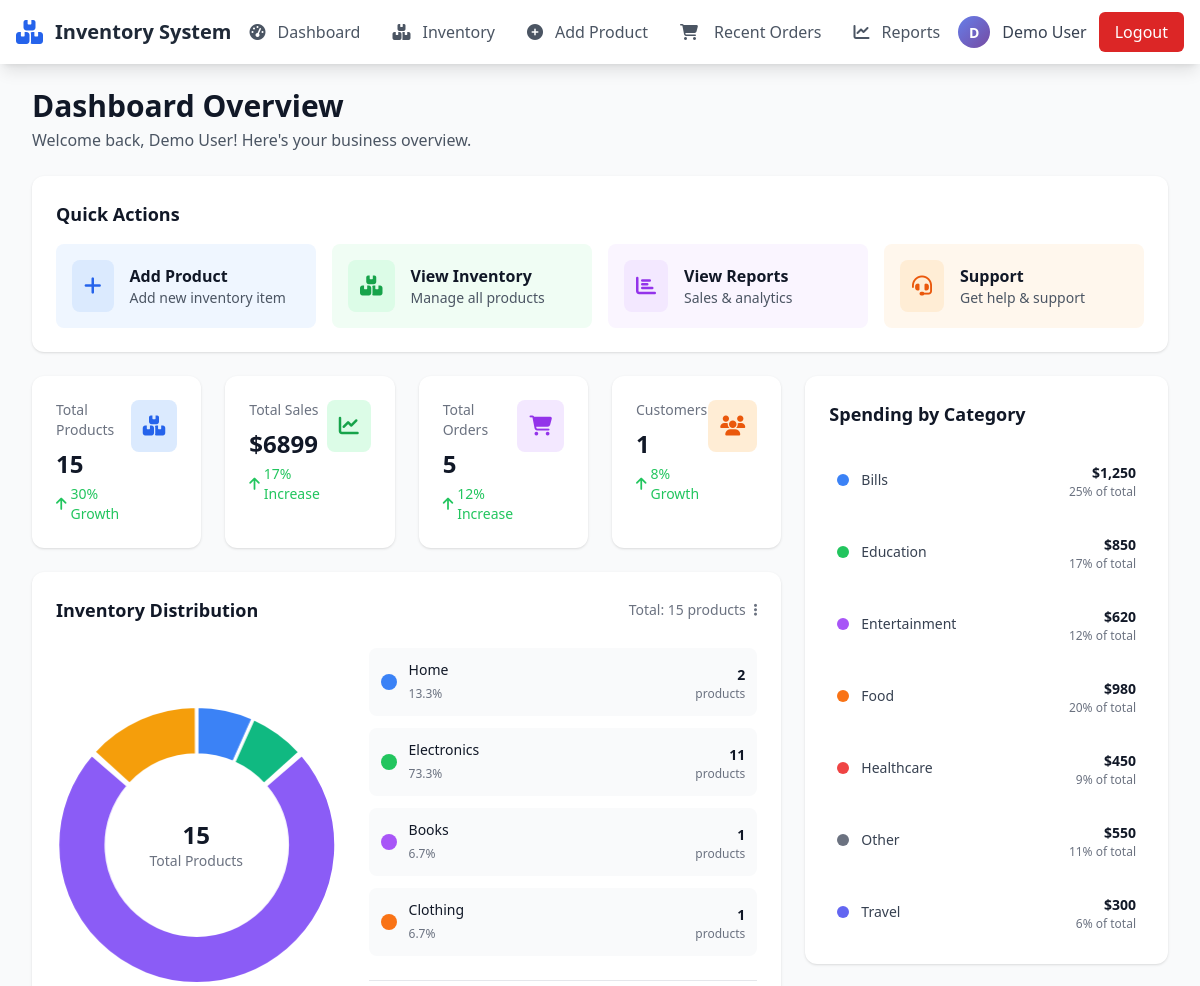
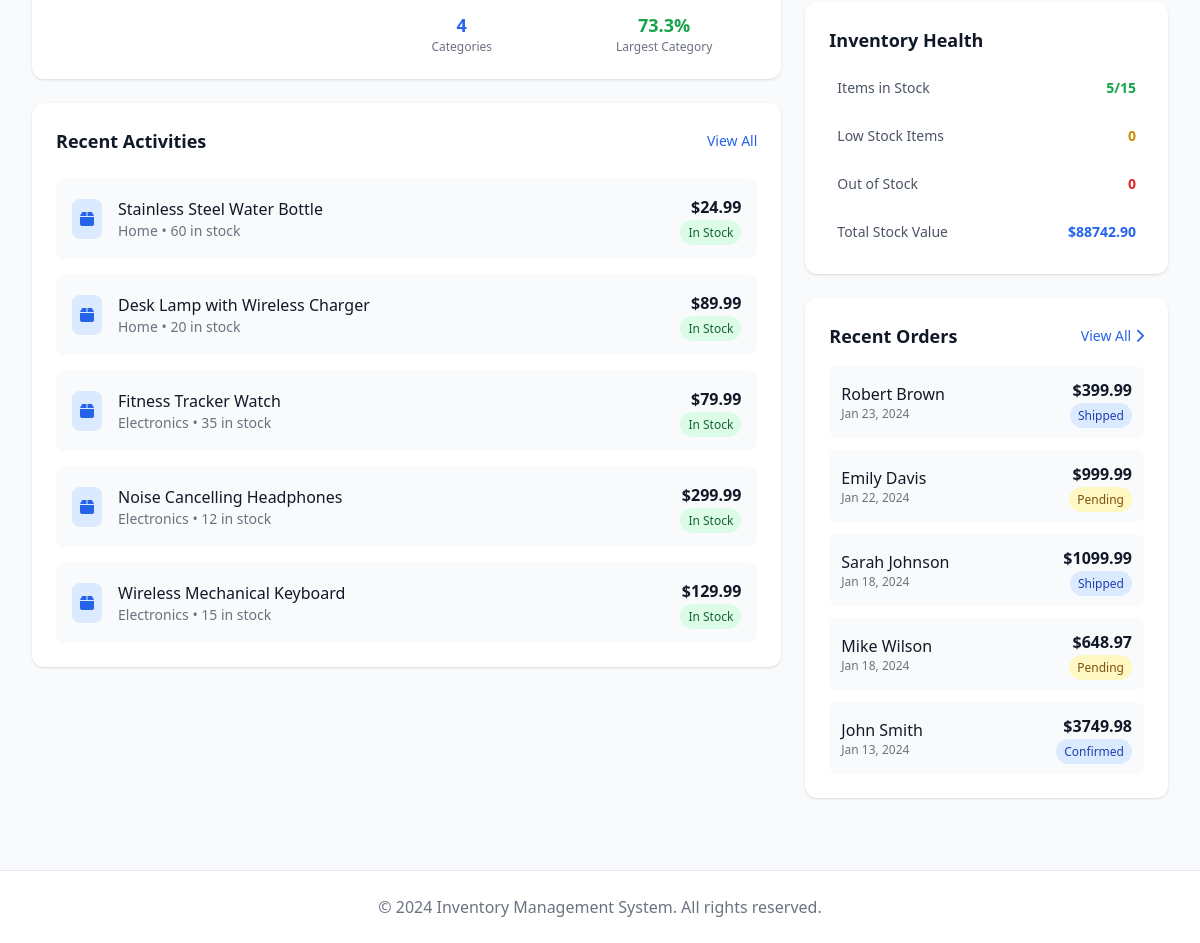
The page /dashboard (signed in) on the database as committed earlier (2 pictures, top to bottom).
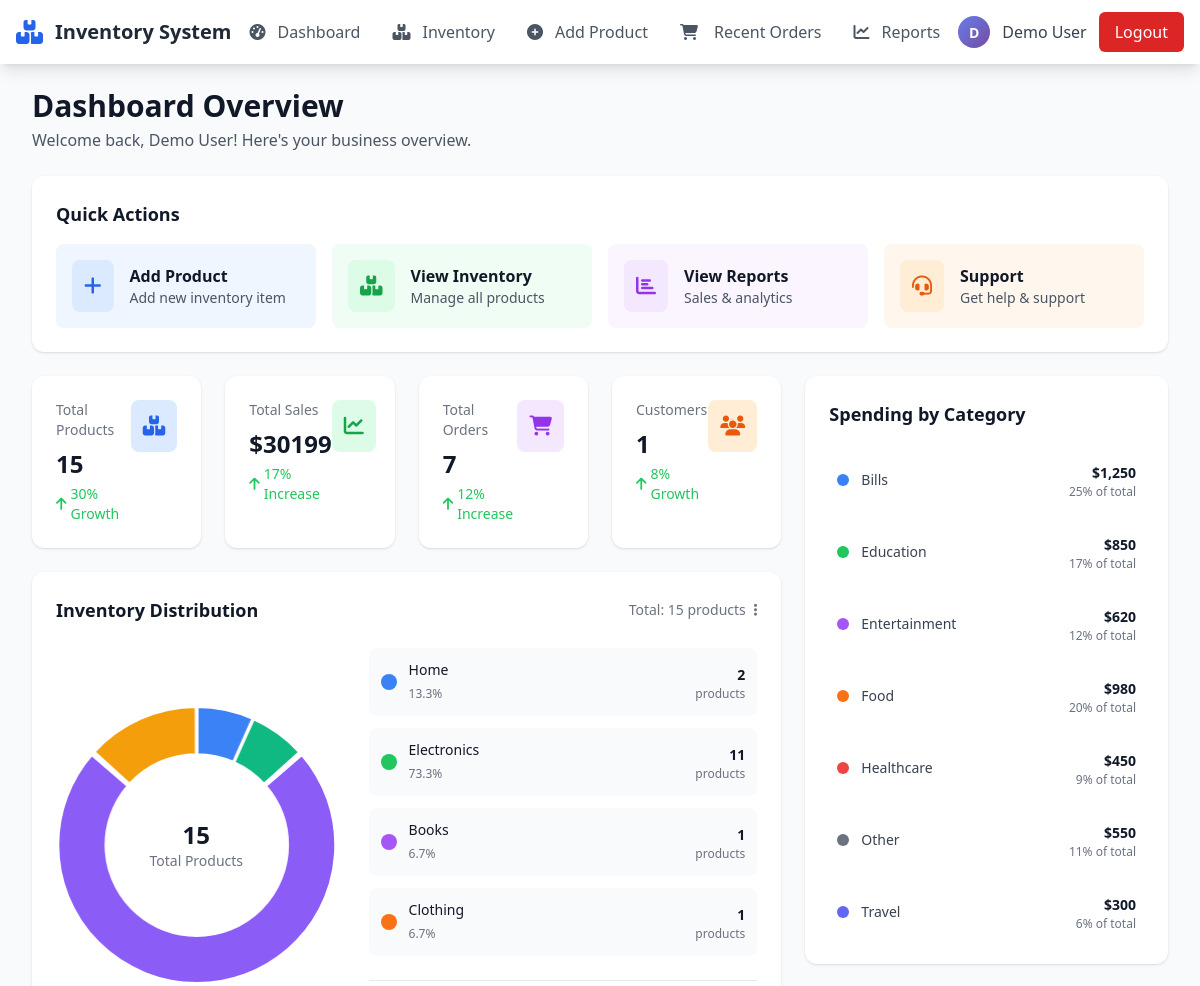
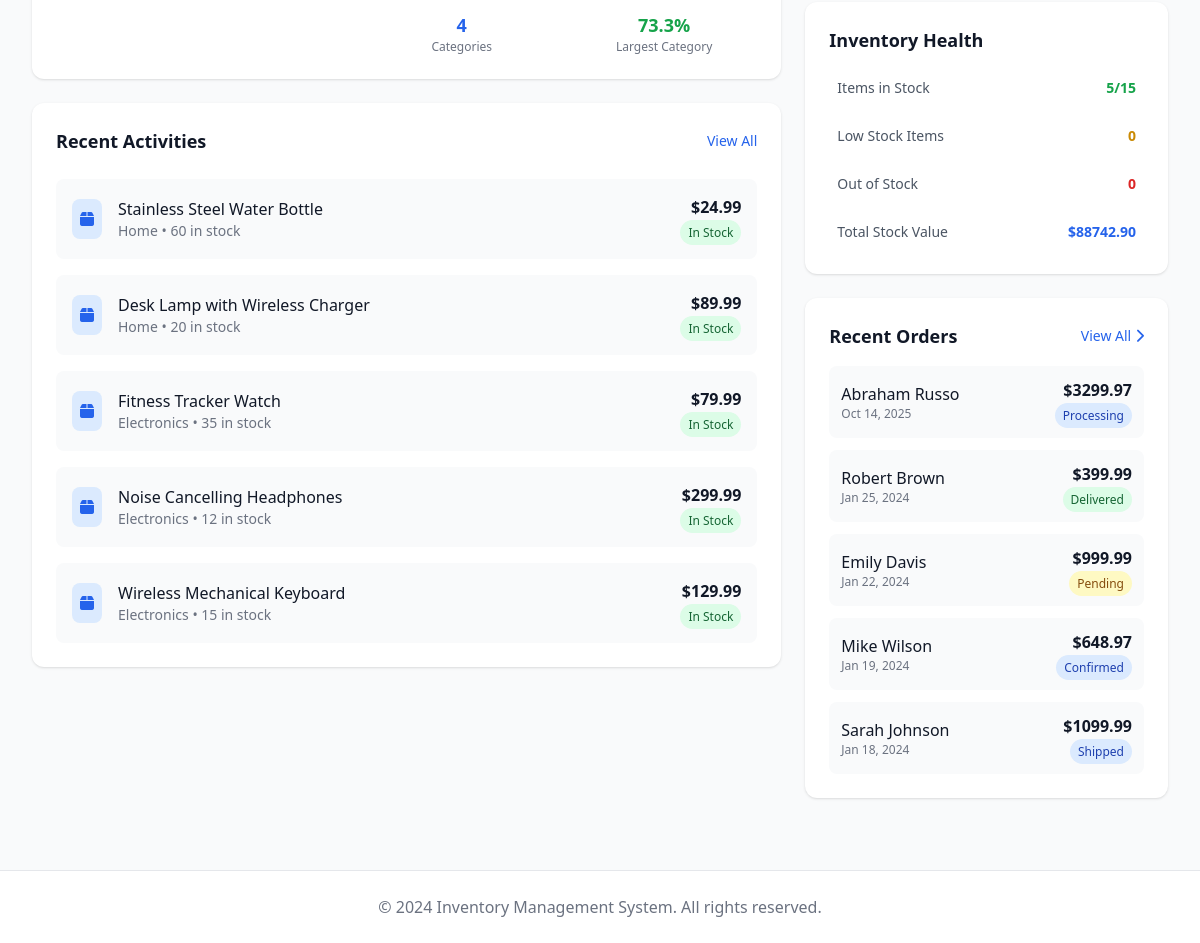
The same page on the database as committed later (2 pictures, top to bottom).
### app.py (models this page shows)
class Product(db.Model):
    __tablename__ = 'products'
    id = db.Column(db.Integer, primary_key=True)
    name = db.Column(db.String(100), nullable=False)
    category = db.Column(db.String(50), nullable=False)
    price = db.Column(db.Float, nullable=False)
    quantity = db.Column(db.Integer, nullable=False)
    description = db.Column(db.Text)
    created_at = db.Column(db.DateTime, default=datetime.utcnow)
    updated_at = db.Column(db.DateTime, default=datetime.utcnow, onupdate=datetime.utcnow)

class Order(db.Model):
    __tablename__ = 'orders'
    id = db.Column(db.Integer, primary_key=True)
    order_id = db.Column(db.String(20), unique=True, nullable=False)
    customer_name = db.Column(db.String(100), nullable=False)
    customer_email = db.Column(db.String(100))
    customer_phone = db.Column(db.String(20))
    order_date = db.Column(db.DateTime, nullable=False, default=datetime.utcnow)
    amount = db.Column(db.Float, nullable=False)
    status = db.Column(db.String(20), nullable=False, default='Pending')
    tracking_number = db.Column(db.String(50))
    shipping_address = db.Column(db.Text)
    notes = db.Column(db.Text)
    created_at = db.Column(db.DateTime, default=datetime.utcnow)
    updated_at = db.Column(db.DateTime, default=datetime.utcnow, onupdate=datetime.utcnow)
    items = db.relationship('OrderItem', backref='order', cascade='all, delete-orphan')

### app.py (the view)
@app.route('/dashboard')
def dashboard():
    if 'user_id' not in session:
        return redirect(url_for('login'))
    dashboard_data = get_dashboard_data()
    return render_template('dashboard.html', **dashboard_data)

### templates/dashboard.html (shortened to what the changed rows need)
{% extends "base.html" %}
{% block content %}
<div class="space-y-6">
  <div>
    <h1 class="text-3xl font-bold text-gray-900">Dashboard Overview</h1>
  </div>
  <div class="bg-white rounded-xl shadow p-6">
    <h2 class="text-lg font-semibold text-gray-900 mb-4">Quick Actions</h2>
  </div>
  <div class="grid grid-cols-1 lg:grid-cols-3 gap-6">
    <div class="lg:col-span-2 space-y-6">
      <div class="grid grid-cols-1 md:grid-cols-2 lg:grid-cols-4 gap-6">
        <div class="bg-white rounded-xl shadow p-6">
          <div class="flex justify-between items-start">
            <div>
              <h3 class="text-sm text-gray-500">Total Sales</h3>
              <p class="text-2xl font-bold text-gray-900 mt-2">${{ "%.0f"|format(total_revenue) }}</p>
              <p class="text-sm text-green-500 mt-1 flex items-center">
                <i class="fas fa-arrow-up mr-1"></i> 17% Increase
              </p>
            </div>
          </div>
        </div>
        <div class="bg-white rounded-xl shadow p-6">
          <div class="flex justify-between items-start">
            <div>
              <h3 class="text-sm text-gray-500">Total Orders</h3>
              <p class="text-2xl font-bold text-gray-900 mt-2">{{ total_orders }}</p>
              <p class="text-sm text-green-500 mt-1 flex items-center">
                <i class="fas fa-arrow-up mr-1"></i> 12% Increase
              </p>
            </div>
          </div>
        </div>
      </div>
      <div class="bg-white rounded-xl shadow p-6">
        <div class="flex justify-between items-center mb-6">
          <h2 class="text-lg font-semibold text-gray-900">Inventory Distribution</h2>
        </div>
        <div class="flex flex-col lg:flex-row items-center">
          <div class="w-full lg:w-3/5 mt-6 lg:mt-0 lg:pl-8">
            <div class="space-y-3">
              {% for category, count in categories.items() %}
              {% set percentage = ((count / total_products) * 100)|round(1) if total_products > 0 else 0 %}
              <div
                class="flex items-center justify-between p-3 bg-gray-50 rounded-lg hover:bg-gray-100 transition-colors cursor-pointer"
                onmouseover="highlightSlice({{ loop.index0 }})" onmouseout="resetHighlight()">
                <div class="flex items-center flex-1">
                  <div class="w-4 h-4 rounded-full mr-3 flex-shrink-0
                             {% if loop.index == 1 %}bg-blue-500
                             {% elif loop.index == 2 %}bg-green-500
                             {% elif loop.index == 3 %}bg-purple-500
                             {% elif loop.index == 4 %}bg-orange-500
                             {% elif loop.index == 5 %}bg-red-500
                             {% elif loop.index == 6 %}bg-indigo-500
                             {% elif loop.index == 7 %}bg-pink-500
                             {% else %}bg-gray-500{% endif %}"></div>
                  <div class="flex-1 min-w-0">
                    <span class="text-sm font-medium text-gray-900 block truncate">{{ category }}</span>
                    <span class="text-xs text-gray-500">{{ percentage }}%</span>
                  </div>
                </div>
                <div class="text-right flex-shrink-0 ml-4">
                  <span class="text-sm font-bold text-gray-900">{{ count }}</span>
                  <div class="text-xs text-gray-500">products</div>
                </div>
              </div>
              {% endfor %}
            </div>
          </div>
        </div>
      </div>
      <div class="bg-white rounded-xl shadow p-6">
        <div class="flex justify-between items-center mb-6">
          <h2 class="text-lg font-semibold text-gray-900">Recent Activities</h2>
        </div>
        <div class="space-y-4">
          {% for product in products %}
          <div class="flex items-center justify-between p-4 bg-gray-50 rounded-lg hover:bg-gray-100 transition-colors">
            <div class="flex items-center">
              <div class="p-2 bg-blue-100 rounded-lg mr-4">
                <i class="fas fa-box text-blue-600"></i>
              </div>
              <div>
                <h3 class="font-medium text-gray-900">{{ product.name }}</h3>
                <p class="text-sm text-gray-500">{{ product.category }} • {{ product.quantity }} in stock</p>
              </div>
            </div>
            <div class="text-right">
              <p class="font-semibold text-gray-900">${{ "%.2f"|format(product.price) }}</p>
              <span class="text-xs px-2 py-1 rounded-full
                         {% if product.quantity == 0 %}bg-red-100 text-red-800
                         {% elif product.quantity < 10 %}bg-yellow-100 text-yellow-800
                         {% else %}bg-green-100 text-green-800{% endif %}">
                {% if product.quantity == 0 %}Out of Stock
                {% elif product.quantity < 10 %}Low Stock {% else %}In Stock{% endif %} </span>
            </div>
          </div>
          {% endfor %}
        </div>
      </div>
    </div>
    <div class="space-y-6">
      <div class="bg-white rounded-xl shadow p-6">
        <h2 class="text-lg font-semibold text-gray-900 mb-6">Spending by Category</h2>
      </div>
      <div class="bg-white rounded-xl shadow p-6">
        <h2 class="text-lg font-semibold text-gray-900 mb-4">Inventory Health</h2>
      </div>
      <div class="bg-white rounded-xl shadow p-6">
        <div class="flex justify-between items-center mb-4">
          <h2 class="text-lg font-semibold text-gray-900">Recent Orders</h2>
        </div>
        <div class="space-y-3">
          {% for order in recent_orders %}
          <div class="flex justify-between items-center p-3 bg-gray-50 rounded-lg hover:bg-gray-100 transition-colors">
            <div>
              <p class="font-medium text-gray-900">{{ order.customer_name }}</p>
              <p class="text-xs text-gray-500">{{ order.order_date.strftime('%b %d, %Y') }}</p>
            </div>
            <div class="text-right">
              <p class="font-semibold text-gray-900">${{ "%.2f"|format(order.amount) }}</p>
              <span class="text-xs px-2 py-1 rounded-full
                         {% if order.status == 'Delivered' %}bg-green-100 text-green-800
                         {% elif order.status == 'Pending' %}bg-yellow-100 text-yellow-800
                         {% else %}bg-blue-100 text-blue-800{% endif %}">
                {{ order.status }}
              </span>
            </div>
          </div>
          {% endfor %}
        </div>
      </div>
    </div>
  </div>
</div>
{% endblock %}

Rows that differ between the two databases and show on the page:
no longer on this page (row edited): Order: customer_name "John Smith", order_date "Jan 13, 2024", amount "3749.98", status "Confirmed"
added Order: customer_name "Abraham Russo", order_date "Oct 14, 2025", amount "3299.97", status "Processing"
changed Order "Robert Brown": order_date "Jan 23, 2024" → "Jan 25, 2024"; status "Shipped" → "Delivered"
changed Order "Mike Wilson": order_date "Jan 18, 2024" → "Jan 19, 2024"; status "Pending" → "Confirmed"; moves up the list
Other text that changed with them:
{{ "%.0f"|format(total_revenue) }}: "6899" → "30199"
{{ total_orders }}: "5" → "7"
